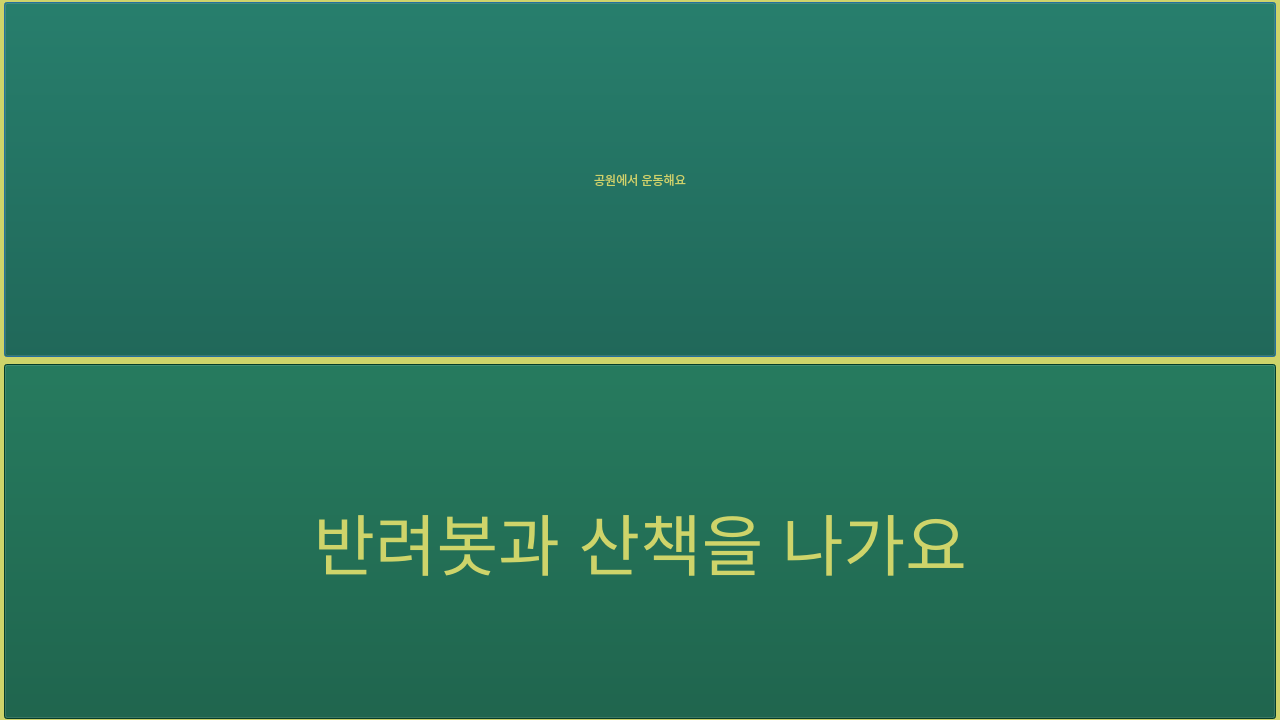
<?xml version="1.0" encoding="UTF-8"?>
<ui version="4.0">
 <class>Dialog</class>
 <widget class="QDialog" name="Dialog">
  <property name="geometry">
   <rect>
    <x>0</x>
    <y>0</y>
    <width>1280</width>
    <height>720</height>
   </rect>
  </property>
  <property name="minimumSize">
   <size>
    <width>1280</width>
    <height>720</height>
   </size>
  </property>
  <property name="windowTitle">
   <string>몸도 마음도 튼튼</string>
  </property>
  <property name="styleSheet">
   <string notr="true">background-color:rgb(206, 212, 106);
</string>
  </property>
  <widget class="QWidget" name="layoutWidget">
   <property name="geometry">
    <rect>
     <x>4</x>
     <y>1</y>
     <width>1272</width>
     <height>719</height>
    </rect>
   </property>
   <layout class="QGridLayout" name="gridLayout">
    <item row="0" column="0">
     <widget class="QPushButton" name="pushButton">
      <property name="minimumSize">
       <size>
        <width>1270</width>
        <height>355</height>
       </size>
      </property>
      <property name="styleSheet">
       <string notr="true">background-color: rgb(7, 85, 59);
color:rgb(206, 212, 106);
</string>
      </property>
      <property name="text">
       <string>공원에서 운동해요</string>
      </property>
     </widget>
    </item>
    <item row="1" column="0">
     <widget class="QPushButton" name="pushButton_2">
      <property name="minimumSize">
       <size>
        <width>1270</width>
        <height>355</height>
       </size>
      </property>
      <property name="font">
       <font>
        <pointsize>50</pointsize>
       </font>
      </property>
      <property name="styleSheet">
       <string notr="true">background-color: rgb(7, 85, 59);
color:rgb(206, 212, 106);
</string>
      </property>
      <property name="text">
       <string>반려봇과 산책을 나가요</string>
      </property>
     </widget>
    </item>
   </layout>
  </widget>
 </widget>
 <resources/>
 <connections>
  <connection>
   <sender>pushButton_2</sender>
   <signal>clicked()</signal>
   <receiver>Dialog</receiver>
   <slot>S3_2_click_open()</slot>
   <hints>
    <hint type="sourcelabel">
     <x>1189</x>
     <y>635</y>
    </hint>
    <hint type="destinationlabel">
     <x>1279</x>
     <y>678</y>
    </hint>
   </hints>
  </connection>
 </connections>
 <slots>
  <slot>slot1()</slot>
  <slot>S3_2_click_open()</slot>
 </slots>
</ui>
